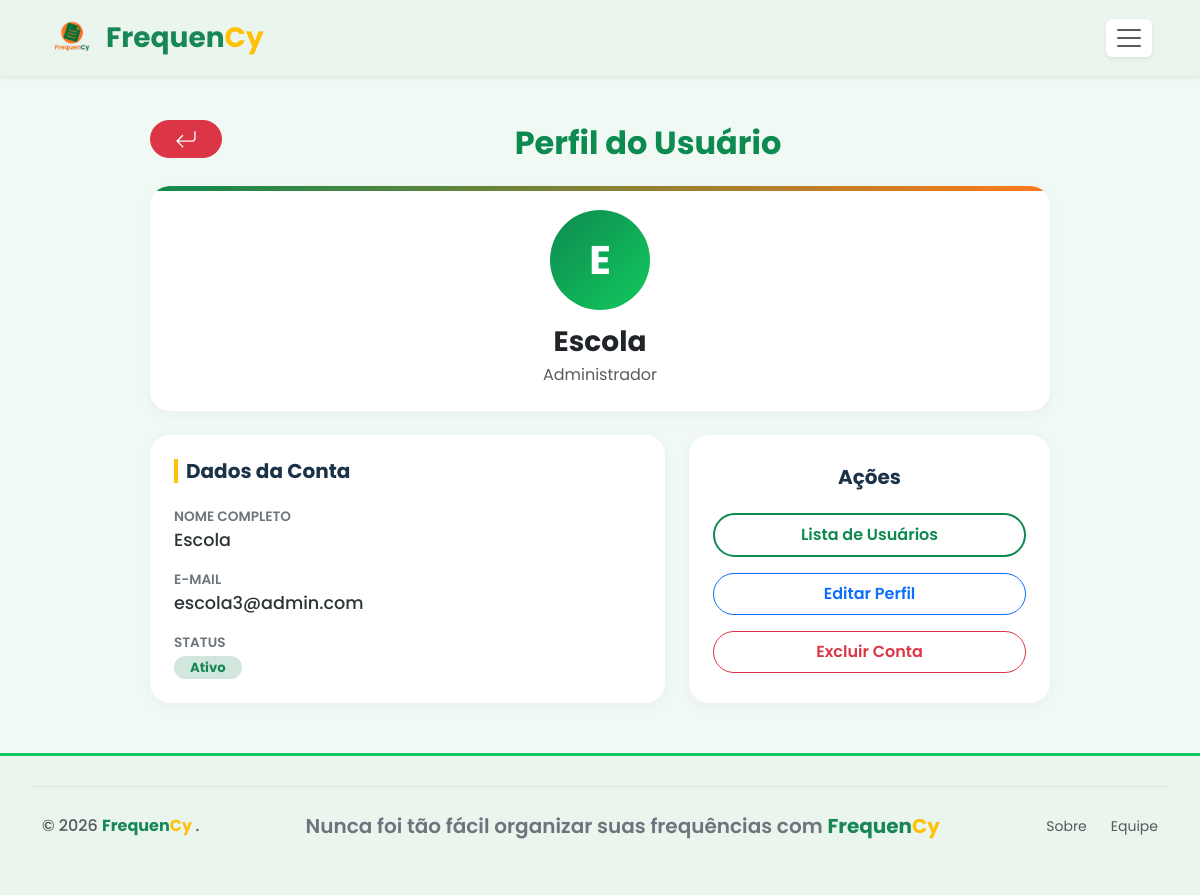
The page /perfil_usuario.php?email_usuario=escola3@admin.com (signed in) on the database its author committed.
### tables this page shows
CREATE TABLE `usuario` (
  `id_usuario` int(11) NOT NULL,
  `nome_usuario` varchar(200) NOT NULL,
  `email_usuario` varchar(100) NOT NULL,
  `senha_usuario` varchar(100) NOT NULL,
  `perfil_usuario` varchar(50) NOT NULL,
  `is_autorized` tinyint(1) DEFAULT NULL
);

### perfil_usuario.php (the view, shortened to what this page needs)
<?php
include('conexao.php');
if (isset($_GET['email_usuario'])) {
    $email_usuario = mysqli_real_escape_string($conexao, $_GET['email_usuario']);
    $query = "SELECT nome_usuario, email_usuario, perfil_usuario FROM usuario WHERE email_usuario = '$email_usuario'";
    $result = mysqli_query($conexao, $query);
    if ($result && mysqli_num_rows($result) > 0) {
        $usuario = mysqli_fetch_assoc($result);
    } else {
        echo "Usuário não encontrado.";
        exit;
    }
} else {
    echo "Email não fornecido.";
    exit;
}
?>
<!DOCTYPE html>
<html lang="pt-br">
<head>
    <link href="css/bootstrap.min.css" rel="stylesheet">
    <link rel="stylesheet" href="style.css">
</head>
<body>
    <?php include('navbar.php'); ?>
    <div class="conteudo-perfil">
        <div class="row align-items-center mb-3 header-row">
            <div class="col-auto">
                <a href="painel.php" class="btn btn-danger rounded-pill px-4 mb-0">
                </a>
            </div>
            <div class="col text-center">
                <h2 class="titulo-verde mb-2 mt-3">Perfil do Usuário</h2>
            </div>
        </div>
        <div class="dash-card p-4 text-center mb-4 position-relative overflow-hidden">
            <div style="position: absolute; top: 0; left: 0; width: 100%; height: 5px; background: linear-gradient(90deg, #0d8a4f, #ff7a1a);"></div>
            <div class="avatar-grande"><?= strtoupper(substr($usuario['nome_usuario'], 0, 1)); ?></div>
            <h3 class="fw-bold text-dark mb-1"><?= $usuario['nome_usuario']; ?></h3>
            <p class="text-muted mb-0"><?= htmlspecialchars(ucfirst($usuario['perfil_usuario'])); ?></p>
        </div>
        <div class="row g-4">
            <div class="col-md-7">
                <div class="dash-card p-4 h-100">
                    <h5 class="fw-bold mb-4 border-start border-warning border-4 ps-2">Dados da Conta</h5>
                    <div class="info-label">Nome Completo</div>
                    <div class="info-value mb-3"><?= $usuario['nome_usuario']; ?></div>
                    <div class="info-label">E-mail</div>
                    <div class="info-value mb-3"><?= $usuario['email_usuario']; ?></div>
                    <div class="info-label">Status</div>
                    <div class="info-value"><span class="badge bg-success-subtle text-success rounded-pill px-3">Ativo</span></div>
                </div>
            </div>
            <div class="col-md-5">
                <div class="dash-card p-4 h-100 d-flex flex-column justify-content-center text-center">
                    <h5 class="fw-bold mb-4">Ações</h5>
                    <div class="d-grid gap-3">
                        <a href="lista_usuario.php" class="btn btn-outline-green py-2">Lista de Usuários</a>
                        <a href="tela_edita_usuario.php?email_usuario=<?= $usuario['email_usuario']; ?>" class="btn btn-outline-primary fw-semibold rounded-pill py-2">Editar Perfil</a>
                        <button class="btn btn-outline-danger fw-semibold rounded-pill py-2"
                            data-bs-toggle="modal"
                            data-bs-target="#confirmDeleteModal"
                            data-email="<?php echo $usuario['email_usuario']; ?>">
                            Excluir Conta
                        </button>
                    </div>
                </div>
            </div>
        </div>
    </div>
    <?php include('footer.php'); ?>
</body>
</html>

### style.css (style rules this page uses)
body { font-family: 'Poppins', sans-serif; background-color: #fafafa; color: #1c3249; overflow-x: hidden; position: relative; min-height: 100vh; margin: 0; display: flex; align-items: center; }

### perfil_usuario.php (style rules this page uses)
body { background-color: #f0f9f4; font-family: 'Poppins', sans-serif; display: block; margin: 0; }
.conteudo-perfil { margin: 4vh auto 50px; width: 95%; max-width: 900px; }
.dash-card { background: #fff; border-radius: 20px; box-shadow: 0 4px 15px rgba(0, 0, 0, 0.04); }
.avatar-grande { width: 100px; height: 100px; background: linear-gradient(135deg, #0d8a4f, #12c95e); color: white; border-radius: 50%; display: flex; align-items: center; justify-content: center; font-size: 2.5rem; font-weight: 700; margin: 0 auto 15px; }
.info-label { font-size: 0.85rem; color: #6c757d; font-weight: 600; text-transform: uppercase; }
.info-value { font-size: 1.1rem; color: #2d3436; font-weight: 500; }
.btn-outline-green { border: 2px solid #0d8a4f; color: #0d8a4f; font-weight: 600; border-radius: 50px; transition: 0.3s; }
.titulo-verde { color: #0d8a4f; font-weight: 700; text-align: center; margin-bottom: 30px; font-size: 2rem; }

### rows shown on the page
usuario: nome_usuario "E", nome_usuario "Escola", perfil_usuario "Administrador", email_usuario "escola3@admin.com"
